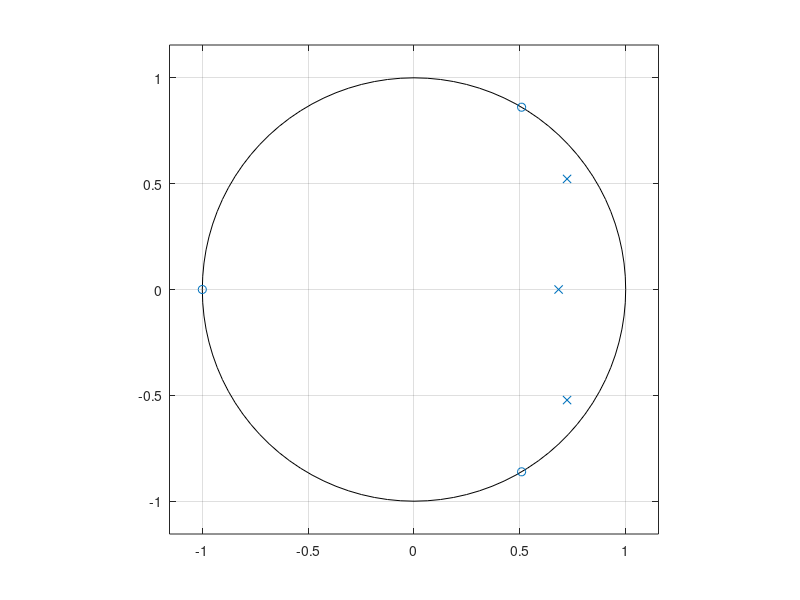

MATLAB code for this plot: (Note: this script raises an error after producing the figure.)
% Ejercicio 3 

clear all;
close all;
clc;

% definimos el filtro

b=conv(0.05634, [1, -0.0166, -0.0166, 1]); % numerador 
a=[1, -2.1291, 1.7834, -0.5435]; % denominador 

figure;
zplane(b,a)

[z,p,k]=tf2zpk(b,a);

% Los pasamos por consola:

disp('Ceros:');
disp(z);
disp('Polos:');
disp(p);
disp('Ganancia:');
disp(k);

% modulo y fase:

[H, w] = freqz(b, a);
modulo_fase(H, w);
